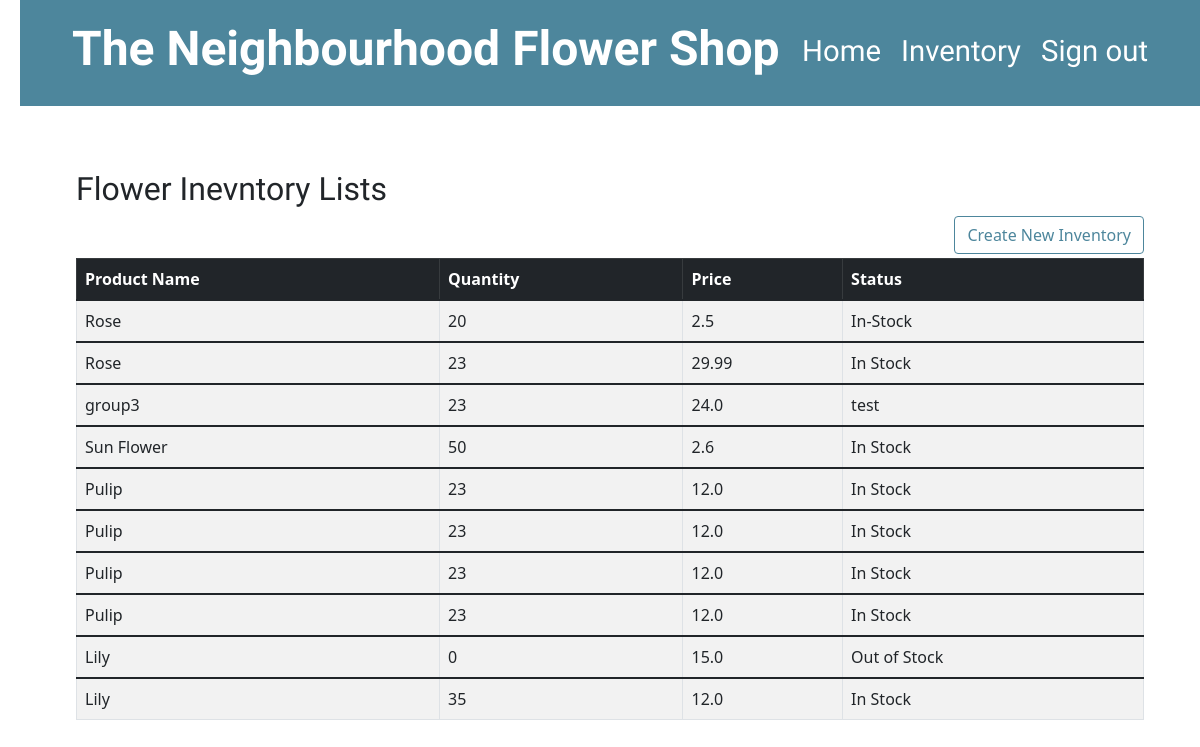
The app's page /inventory/list/ (signed in), older data.
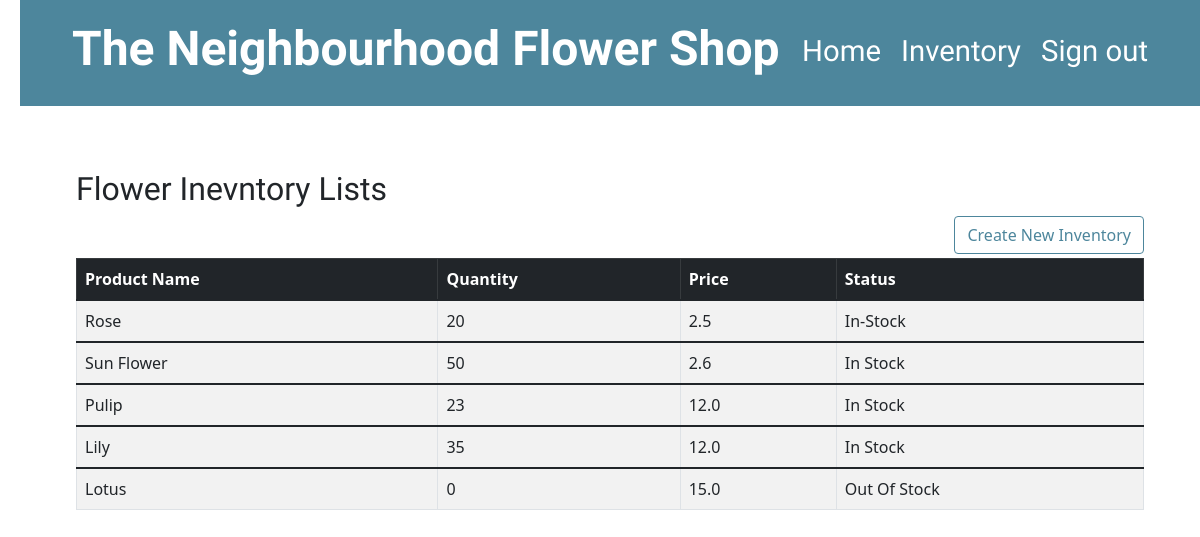
The same page, newer data.
### blog/models.py (models this page shows, shortened)
class Inventory(models.Model):
    user = models.ForeignKey(settings.AUTH_USER_MODEL, on_delete=models.CASCADE, default='10000')
    name = models.CharField(max_length=200)
    quantity = models.IntegerField()
    price = models.FloatField()
    status = models.TextField()

### blog/views.py (the view)
# urls.py: path('inventory/list/', views.inventory_list, name='inventory_list'),
@login_required
def inventory_list(request):
    Inventorys = Inventory.objects.all()
    return render(request, 'blog/inventory_list.html', {'Inventorys': Inventorys})

### blog/templates/blog/inventory_list.html
{% extends 'blog/index.html' %}
{% block content %}
<div class="container mt-4">
  <h2>Flower Inevntory Lists</h2>
  <article class="post">
  <aside class="actions">
    <a class="btn btn-secondary" href="{% url 'inventory_new' %}">Create New Inventory
    </a>
</aside>
</article>
    <table class="table table-striped table-bordered table-hover">
        <thead class="table-dark">
            <tr>
                <th>Product Name</th>
                <th>Quantity</th>
                <th>Price</th>
                <th>Status</th>
            </tr>
        {% for Inventory in Inventorys %}
            <article class="post">
                    <tbody>
                        <tr>
                            <td>{{ Inventory.name }}</td>
                            <td>{{ Inventory.quantity}}</td>
                            <td>{{ Inventory.price}}</td>
                            <td>{{ Inventory.status}}</td>
                        </tr>
                    </tbody>
            </article>
        {% endfor %}
    </thead>
</table>
</div>
{% endblock %}

### blog/templates/blog/index.html (shortened to what this page needs)
{% load static %}
<!DOCTYPE html>
<html>
    <head><title>The Neighbourhood Flower Shop</title>
        <link rel="stylesheet" href="https://cdn.jsdelivr.net/npm/bootstrap@5.1.3/dist/css/bootstrap.min.css">
      <link rel="stylesheet" href="{% static 'css/shop.css' %}">
    </head>
    <body>
        <header class="page-header">
            <div class="container ">
                {% if user.is_authenticated %}
                <a href="{% url 'signout' %}" class="top-menu">
                    Sign out
                </a>
                <a href="{% url 'inventory_list' %}" class="top-menu">
                    Inventory
                </a>
                <a href="{% url 'inventory_shop' %}" class="top-menu">
                    Home
                </a>
                {% endif %}
                <h1><a href="/">The Neighbourhood Flower Shop</a></h1>
            </div>
        </header>
        <main class="container">
            <div class="row">
                <div class="col">
                                {% block content %}
                                {% endblock %}
            </div>
        </div>
    </main>
    </body>
</html>

### blog/static/css/shop.css (style rules this page uses)
h1 a, h2 a { color: #4D869C; font-family: "Courgette", cursive; font-weight: bolder; text-decoration-line: none; }
body { padding-left: 20px; }
.page-header { background-color: #4D869C; margin-top: 0; margin-bottom: 40px; padding: 20px 20px 20px 40px; }
.page-header h1 { font-family: "Calistoga", serif; }
.page-header h1 a, .page-header h1 a:visited, .page-header h1 a:active { color: #ffffff; font-size: 36pt; text-decoration: none; font-family: "Calistoga", serif; }
h1, h2, h3, h4 { font-family: "Courgette", cursive; }
.top-menu, .top-menu:hover, .top-menu:visited { color: #ffffff; float: right; font-size: 22pt; margin-right: 20px; margin-top: 10px; text-decoration-line: none; font-family: "Calistoga", serif; }
.post { margin-bottom: 50px; }
.post > .date, .post > .actions { float: right; }
.btn-secondary, .btn-secondary:visited { color: #4D869C; background: none; border-color: #4D869C; }

Row changes from the older to the newer data that the page shows:
removed Inventory: name "Rose", quantity "23", price "29.99", status "In Stock"
removed Inventory: name "group3", quantity "23", price "24.0", status "test"
removed Inventory: name "Pulip", quantity "23", price "12.0", status "In Stock"
removed Inventory: name "Pulip", quantity "23", price "12.0", status "In Stock"
removed Inventory: name "Pulip", quantity "23", price "12.0", status "In Stock"
removed Inventory: name "Lily", quantity "0", price "15.0", status "Out of Stock"
added Inventory: name "Lotus", quantity "0", price "15.0", status "Out Of Stock"
